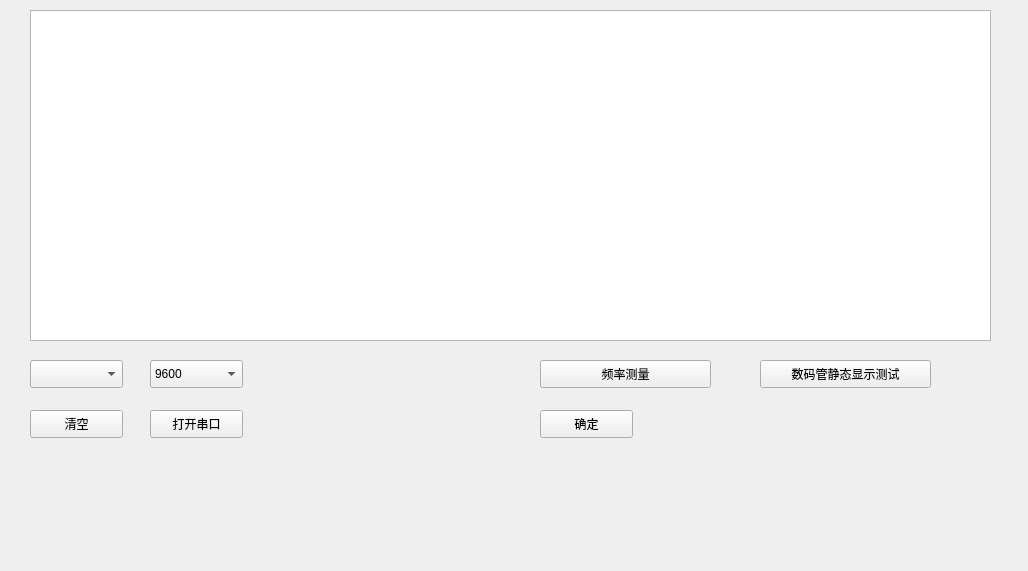
<?xml version="1.0" encoding="UTF-8"?>
<ui version="4.0">
 <class>Widget</class>
 <widget class="QWidget" name="Widget">
  <property name="geometry">
   <rect>
    <x>0</x>
    <y>0</y>
    <width>1028</width>
    <height>571</height>
   </rect>
  </property>
  <property name="minimumSize">
   <size>
    <width>1028</width>
    <height>571</height>
   </size>
  </property>
  <property name="maximumSize">
   <size>
    <width>1550</width>
    <height>1000</height>
   </size>
  </property>
  <property name="sizeIncrement">
   <size>
    <width>1370</width>
    <height>1030</height>
   </size>
  </property>
  <property name="windowTitle">
   <string>Widget</string>
  </property>
  <widget class="QPushButton" name="pushButtonP1">
   <property name="geometry">
    <rect>
     <x>540</x>
     <y>360</y>
     <width>171</width>
     <height>28</height>
    </rect>
   </property>
   <property name="text">
    <string>频率测量</string>
   </property>
  </widget>
  <widget class="QPushButton" name="pushButtonP2">
   <property name="geometry">
    <rect>
     <x>760</x>
     <y>360</y>
     <width>171</width>
     <height>28</height>
    </rect>
   </property>
   <property name="text">
    <string>数码管静态显示测试</string>
   </property>
  </widget>
  <widget class="QTextBrowser" name="textCommd">
   <property name="geometry">
    <rect>
     <x>30</x>
     <y>10</y>
     <width>961</width>
     <height>331</height>
    </rect>
   </property>
   <property name="maximumSize">
    <size>
     <width>16777215</width>
     <height>16777215</height>
    </size>
   </property>
  </widget>
  <widget class="QPushButton" name="pushButtonClear">
   <property name="geometry">
    <rect>
     <x>30</x>
     <y>410</y>
     <width>93</width>
     <height>28</height>
    </rect>
   </property>
   <property name="text">
    <string>清空</string>
   </property>
  </widget>
  <widget class="QPushButton" name="pushButtonOPEN">
   <property name="geometry">
    <rect>
     <x>150</x>
     <y>410</y>
     <width>93</width>
     <height>28</height>
    </rect>
   </property>
   <property name="text">
    <string>打开串口</string>
   </property>
  </widget>
  <widget class="QComboBox" name="comboBoxCOM">
   <property name="geometry">
    <rect>
     <x>30</x>
     <y>360</y>
     <width>93</width>
     <height>28</height>
    </rect>
   </property>
  </widget>
  <widget class="QComboBox" name="comboBoxBand">
   <property name="geometry">
    <rect>
     <x>150</x>
     <y>360</y>
     <width>93</width>
     <height>28</height>
    </rect>
   </property>
   <item>
    <property name="text">
     <string>9600</string>
    </property>
   </item>
   <item>
    <property name="text">
     <string>57600</string>
    </property>
   </item>
   <item>
    <property name="text">
     <string>115200</string>
    </property>
   </item>
  </widget>
  <widget class="QPushButton" name="pushButtonOK">
   <property name="geometry">
    <rect>
     <x>540</x>
     <y>410</y>
     <width>93</width>
     <height>28</height>
    </rect>
   </property>
   <property name="text">
    <string>确定</string>
   </property>
  </widget>
 </widget>
 <resources/>
 <connections/>
</ui>
